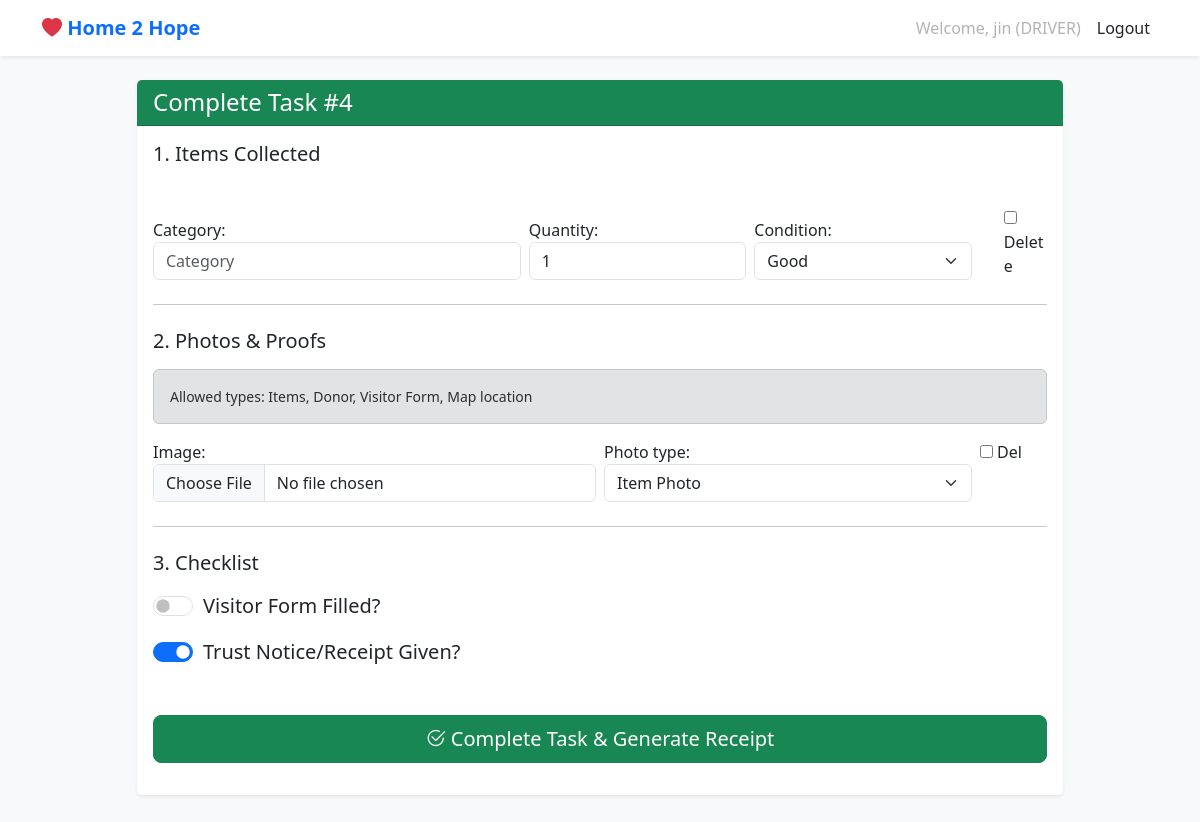
Page /task/4/complete/ (signed in) on the committed database.
### core/models.py (models this page shows, shortened)
class User(AbstractUser):
    ROLE_ADMIN = 'ADMIN'
    ROLE_DRIVER = 'DRIVER'
    ROLE_CHOICES = [
        (ROLE_ADMIN, 'Admin'),
        (ROLE_DRIVER, 'Driver'),
    ]
    role = models.CharField(max_length=10, choices=ROLE_CHOICES, default=ROLE_DRIVER)
    phone_number = models.CharField(max_length=20, blank=True)

class Task(models.Model):
    STATUS_ASSIGNED = 'ASSIGNED'
    STATUS_IN_PROGRESS = 'IN_PROGRESS'
    STATUS_COMPLETED = 'COMPLETED'
    STATUS_CHOICES = [
        (STATUS_ASSIGNED, 'Assigned'),
        (STATUS_IN_PROGRESS, 'In Progress'),
        (STATUS_COMPLETED, 'Completed'),
    ]
    donor_name = models.CharField(max_length=255)
    address = models.TextField()
    phone_numbers = models.CharField(max_length=255, help_text="Comma-separated phone numbers")
    location_link = models.URLField(max_length=500, help_text="Google Maps Share Link")
    CATEGORY_CHOICES = [
        ('FURNITURE', 'Furniture'),
        ('CLOTHES', 'Clothes'),
        ('ELECTRONICS', 'Electronics'),
        ('FOOD', 'Food'),
        ('BOOKS', 'Books'),
        ('OTHER', 'Other'),
    ]
    category = models.CharField(max_length=50, choices=CATEGORY_CHOICES, default='OTHER')
    is_urgent = models.BooleanField(default=False)
    assigned_to = models.ForeignKey(User, on_delete=models.SET_NULL, null=True, blank=True, related_name='assigned_tasks')
    created_by = models.ForeignKey(User, on_delete=models.CASCADE, related_name='created_tasks')
    status = models.CharField(max_length=20, choices=STATUS_CHOICES, default=STATUS_ASSIGNED)
    created_at = models.DateTimeField(auto_now_add=True)
    updated_at = models.DateTimeField(auto_now=True)
    completed_at = models.DateTimeField(null=True, blank=True)
    visitor_form_filled = models.BooleanField(default=False)
    trust_notice_given = models.BooleanField(default=False)

### core/views.py (the view)
# urls.py: path('task/<int:pk>/complete/', views.complete_task_view, name='task_complete'),
@login_required
def complete_task_view(request, pk):
    task = get_object_or_404(Task, pk=pk, assigned_to=request.user)
    ItemFormSet = modelformset_factory(Item, form=ItemForm, extra=1, can_delete=True)
    PhotoFormSet = modelformset_factory(TaskPhoto, form=TaskPhotoForm, extra=1, can_delete=True)
    if request.method == 'POST':
        task_form = TaskCompletionForm(request.POST, instance=task)
        item_formset = ItemFormSet(request.POST, queryset=Item.objects.none())
        photo_formset = PhotoFormSet(request.POST, request.FILES, queryset=TaskPhoto.objects.none()) # Using none because creating new ones
        if task_form.is_valid() and item_formset.is_valid() and photo_formset.is_valid():
            task_form.save()
            instances = item_formset.save(commit=False)
            for instance in instances:
                instance.task = task
                instance.save()
            photos = photo_formset.save(commit=False)
            for photo in photos:
                photo.task = task
                photo.save()
            task.status = 'COMPLETED'
            task.completed_at = timezone.now()
            task.save()
            lat = request.POST.get('latitude')
            lng = request.POST.get('longitude')
            if lat and lng:
                LocationLog.objects.create(
                    task=task,
                    latitude=lat,
                    longitude=lng,
                    event='COMPLETE'
                )
            messages.success(request, "Task completed successfully!")
            return redirect('receipt_view', pk=task.pk)
    else:
        task_form = TaskCompletionForm(instance=task)
        item_formset = ItemFormSet(queryset=Item.objects.none())
        photo_formset = PhotoFormSet(queryset=TaskPhoto.objects.none())
    return render(request, 'core/task_completion.html', {
        'task': task,
        'task_form': task_form,
        'item_formset': item_formset,
        'photo_formset': photo_formset
    })

### core/forms.py
class TaskCompletionForm(forms.ModelForm):
    class Meta:
        model = Task
        fields = ['visitor_form_filled', 'trust_notice_given']
        widgets = {
            'visitor_form_filled': forms.CheckboxInput(attrs={'class': 'form-check-input'}),
            'trust_notice_given': forms.CheckboxInput(attrs={'class': 'form-check-input'}),
        }

### templates/core/task_completion.html (shortened to what this page needs)
{% extends 'base.html' %}
{% block content %}
<div class="row justify-content-center">
    <div class="col-md-10">
        <div class="card">
            <div class="card-header bg-success text-white">
                <h4 class="mb-0">Complete Task #{{ task.id }}</h4>
            </div>
            <div class="card-body">
                <form method="post" enctype="multipart/form-data" id="completeTaskForm">
                    <h5 class="mb-3">1. Items Collected</h5>
                    <div id="item-formset">
                        {% for form in item_formset %}
                        <div class="item-form-row row mb-2 g-2 align-items-end">
                            <div class="col-md-5">{{ form.category.label_tag }} {{ form.category }}</div>
                            <div class="col-md-3">{{ form.quantity.label_tag }} {{ form.quantity }}</div>
                            <div class="col-md-3">{{ form.condition.label_tag }} {{ form.condition }}</div>
                            <div class="col-md-1">
                                {% if item_formset.can_delete %}
                                <div class="form-check pt-4">
                                    {{ form.DELETE }} Delete
                                </div>
                                {% endif %}
                            </div>
                        </div>
                        {% endfor %}
                    </div>
                    <hr class="my-4">
                    <h5 class="mb-3">2. Photos & Proofs</h5>
                    <div class="alert alert-secondary small">
                        Allowed types: Items, Donor, Visitor Form, Map location
                    </div>
                    <div id="photo-formset">
                        {% for form in photo_formset %}
                        <div class="row mb-2 g-2">
                            <div class="col-md-6">{{ form.image.label_tag }} {{ form.image }}</div>
                            <div class="col-md-5">{{ form.photo_type.label_tag }} {{ form.photo_type }}</div>
                            <div class="col-md-1">
                                {% if photo_formset.can_delete %}
                                {{ form.DELETE }} Del
                                {% endif %}
                            </div>
                        </div>
                        {% endfor %}
                    </div>
                    <hr class="my-4">
                    <h5 class="mb-3">3. Checklist</h5>
                    <div class="mb-3">
                        <div class="form-check form-switch fs-5">
                            {{ task_form.visitor_form_filled }}
                            <label class="form-check-label"
                                for="{{ task_form.visitor_form_filled.id_for_label }}">Visitor Form Filled?</label>
                        </div>
                    </div>
                    <div class="mb-3">
                        <div class="form-check form-switch fs-5">
                            {{ task_form.trust_notice_given }}
                            <label class="form-check-label" for="{{ task_form.trust_notice_given.id_for_label }}">Trust
                                Notice/Receipt Given?</label>
                        </div>
                    </div>
                    <div class="d-grid gap-2 mt-5">
                        <button type="submit" class="btn btn-success btn-lg" id="btnComplete">
                            <i class="bi bi-check2-circle"></i> Complete Task & Generate Receipt
                        </button>
                    </div>
                </form>
            </div>
        </div>
    </div>
</div>
{% endblock %}

### templates/base.html (shortened to what this page needs)
<!DOCTYPE html>
<html lang="en">
<head>
    <link href="https://cdn.jsdelivr.net/npm/bootstrap@5.3.2/dist/css/bootstrap.min.css" rel="stylesheet">
    <link rel="stylesheet" href="https://cdn.jsdelivr.net/npm/bootstrap-icons@1.11.1/font/bootstrap-icons.css">
</head>
<body>
    <nav class="navbar navbar-expand-lg navbar-light bg-white shadow-sm mb-4">
        <div class="container">
            <a class="navbar-brand" href="{% url 'dashboard' %}">
                <i class="bi bi-heart-fill text-danger"></i> Home 2 Hope
            </a>
            <div class="collapse navbar-collapse" id="navbarNav">
                <ul class="navbar-nav ms-auto">
                    {% if user.is_authenticated %}
                        <li class="nav-item">
                            <span class="nav-link disabled">Welcome, {{ user.username }} ({{ user.role }})</span>
                        </li>
                        <li class="nav-item">
                            <form action="{% url 'logout' %}" method="post">
                                <button type="submit" class="nav-link btn btn-link text-dark">Logout</button>
                            </form>
                        </li>
                    {% else %}
                        <li class="nav-item">
                            <a class="nav-link" href="{% url 'login' %}">Login</a>
                        </li>
                    {% endif %}
                </ul>
            </div>
        </div>
    </nav>
    <div class="container mb-5">
        {% block content %}{% endblock %}
    </div>
</body>
</html>

### templates/base.html (style rules this page uses)
body { background-color: #f8f9fa; }
.card { box-shadow: 0 0.125rem 0.25rem rgba(0, 0, 0, 0.075); border: none; }
.navbar-brand { font-weight: bold; color: #0d6efd !important; }

### rows in the picture
User: username "jin", role "DRIVER"
Task: id "4", trust_notice_given "☑"
